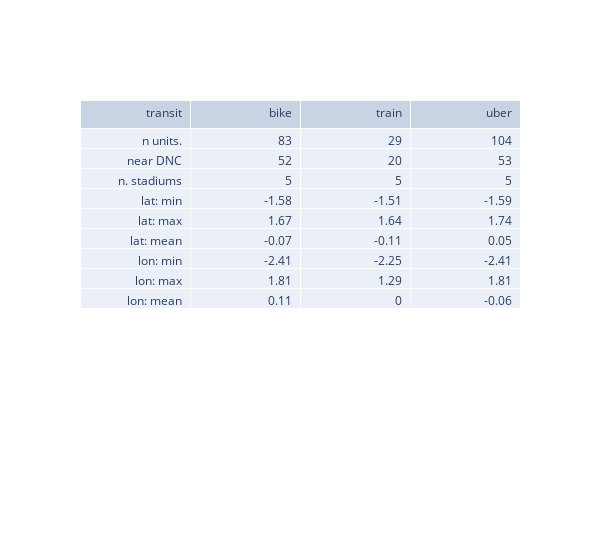

The cell this chart's notebook holds for it:
### Code cell
plot_data = spacelike_stats(tract_panel)

fig = go.Figure(data=[go.Table(
    header=dict(values=['transit'] + list(plot_data.columns),
                align='right'),
    cells=dict(values=[plot_data.index, plot_data.bike, plot_data.train, plot_data.uber],
               align='right'))
])
fig.update_layout(width=600)

### Figure 1 — Plotly figure (JSON) as saved in the notebook; plotly's stock layout.template omitted (floating-point values rounded to 4 significant figures)
{"data": [{"cells": {"align": "right", "values": [["n units.", "near DNC", "n. stadiums", "lat: min", "lat: max", "lat: mean", "lon: min", "lon: max", "lon: mean"], [83, 52, 5, -1.58, 1.67, -0.07, -2.41, 1.81, 0.11], [29, 20, 5, -1.51, 1.64, -0.11, -2.25, 1.29, 0], [104, 53, 5, -1.59, 1.74, 0.05, -2.41, 1.81, -0.06]]}, "header": {"align": "right", "values": ["transit", "bike", "train", "uber"]}, "type": "table"}], "layout": {"width": 600}}
